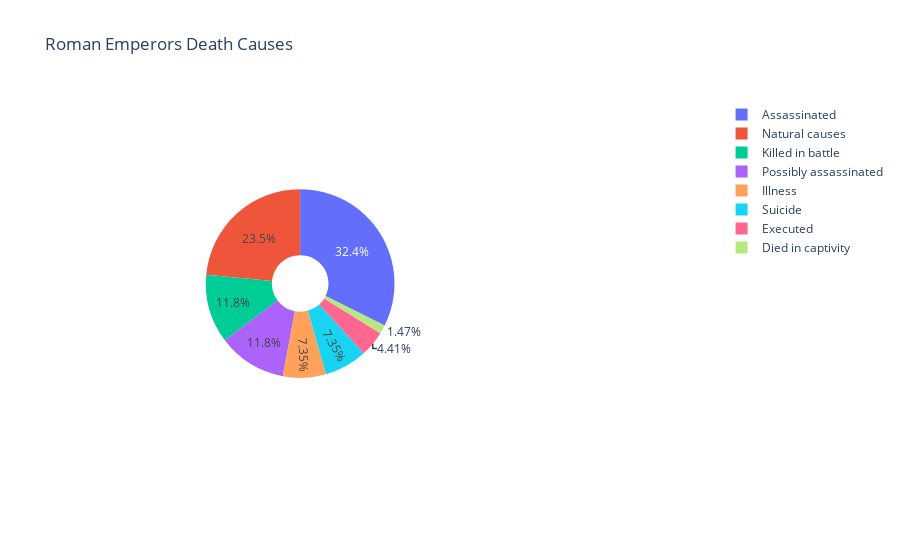

The notebook cell this image was saved under:
### Code cell
from plotly.offline import init_notebook_mode, iplot, plot
import plotly as py
import plotly.graph_objs as go


# figure
fig = {
  "data": [
    {
      "values": list(grouped_df['Emperor'])  ,
      "labels": list(grouped_df['Cause_of_Death']) ,
      "domain": {"x": [.2, .5]},
      "name": "Roman Emperors Death Causes",
      "hoverinfo":"label+percent",
      "hole": .3,
      "type": "pie"
    },],
  "layout": {
        "title":"Roman Emperors Death Causes",
        "annotations": [
        ]
    }
}
iplot(fig)

### Figure 1 — Plotly figure (JSON) as saved in the notebook; plotly's stock layout.template omitted (floating-point values rounded to 4 significant figures)
{"data": [{"domain": {"x": [0.2, 0.5]}, "hole": 0.3, "hoverinfo": "label+percent", "labels": ["Assassinated", "Died in captivity", "Executed", "Illness", "Killed in battle", "Natural causes", "Possibly assassinated", "Suicide"], "name": "Roman Emperors Death Causes", "type": "pie", "values": [22, 1, 3, 5, 8, 16, 8, 5]}], "layout": {"autosize": true, "title": {"text": "Roman Emperors Death Causes"}}}
